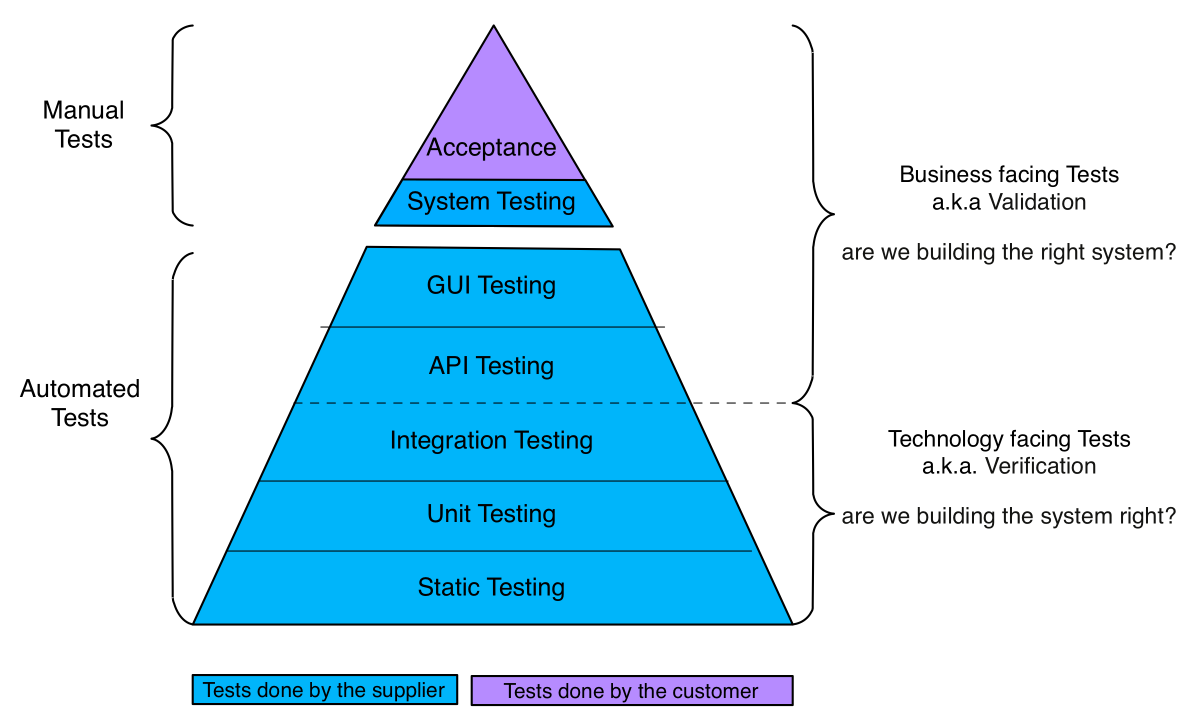
#> input picture Chapter-CI/TESTING_LEVELS.png, 2395 x 1454 px (shown at 1/2 size)
$ python -i filters.py   (imports and definitions only)
#> lines starting #> are read from the running program, lines starting #| are printed output that depends on the picture; after the words box and inside, x2 and y2 are one past the last pixel; in counts of white or black regions, pixels touching at a corner belong together
"""
🎨 Image Filters - DÍA 1: Filtros básicos con threading

Implementación de filtros de imagen que evoluciona durante la semana.
"""

import time
import threading
import multiprocessing as mp
from typing import Tuple, Any
from pathlib import Path
import uuid
from datetime import datetime

# DÍA 2: Implementación real con PIL y OpenCV
try:
    from PIL import Image, ImageFilter, ImageEnhance
    PIL_AVAILABLE = True
except ImportError:
    PIL_AVAILABLE = False
    print("⚠️ PIL not installed. Run: pip install Pillow")

try:
    import cv2
    import numpy as np
    OPENCV_AVAILABLE = True
except ImportError:
    OPENCV_AVAILABLE = False
    print("⚠️ OpenCV not installed. Run: pip install opencv-python")

class ImageFilters:

    @staticmethod
    def _get_output_path(original_path: str, filter_name: str, suffix: str = "") -> str:
        """
        📁 Generar ruta única para imagen procesada
        Ejemplo: sample_4k.jpg + resize -> sample_4k_resize_20250730_103045_abc123.jpg
        """
        original_path = Path(original_path)
        timestamp = datetime.now().strftime("%Y%m%d_%H%M%S")
        unique_id = str(uuid.uuid4())[:6]

        filename = f"{original_path.stem}_{filter_name}{suffix}_{timestamp}_{unique_id}{original_path.suffix}"
        output_path = Path("static/processed") / filename

        # Crear directorio si no existe
        output_path.parent.mkdir(parents=True, exist_ok=True)

        return str(output_path)
    """
    🎨 Colección de filtros para procesamiento de imágenes

    DÍA 1: Filtros básicos con PIL
    DÍA 2: Filtros pesados con OpenCV
    DÍA 3: Filtros distribuidos
    """

    # [311 lines left out: functions resize_filter, blur_filter, brightness_filter, heavy_sharpen_filter, not called in this run]

    @staticmethod
    def edge_detection_filter(image_data: Any, threshold1: int = 100, threshold2: int = 200) -> dict:
        """
        🔍 Detección de bordes - CPU intensivo

        DÍA 2: Implementación real con OpenCV (Canny edge detection) + guardado de resultado
        Args:
            image_data: Imagen o path
            threshold1: Primer threshold para Canny
            threshold2: Segundo threshold para Canny
        Returns:
            Dict con imagen procesada y metadata
        """
#> called with image_data = '../../Chapter-CI/TESTING_LEVELS.png', threshold1 = 100, threshold2 = 200
        process_id = mp.current_process().pid
        print(f"🔄 Process {process_id}: Edge detection filter")
        start_time = time.time()

        try:
            if OPENCV_AVAILABLE and PIL_AVAILABLE:
                output_path = None
                # Cargar imagen
                if isinstance(image_data, (str, Path)):
                    img_cv = cv2.imread(str(image_data))
#> img_cv is the input picture: shape (1454, 2395, 3); mean B, G, R 245.5, 229.4, 195.7
                    if img_cv is None:
                        raise ValueError(f"Could not load image: {image_data}")
                elif hasattr(image_data, 'mode'):  # PIL Image
                    img_cv = cv2.cvtColor(np.array(image_data), cv2.COLOR_RGB2BGR)
                else:
                    raise ValueError("Unsupported image format")

                # Convertir a escala de grises
                gray = cv2.cvtColor(img_cv, cv2.COLOR_BGR2GRAY)
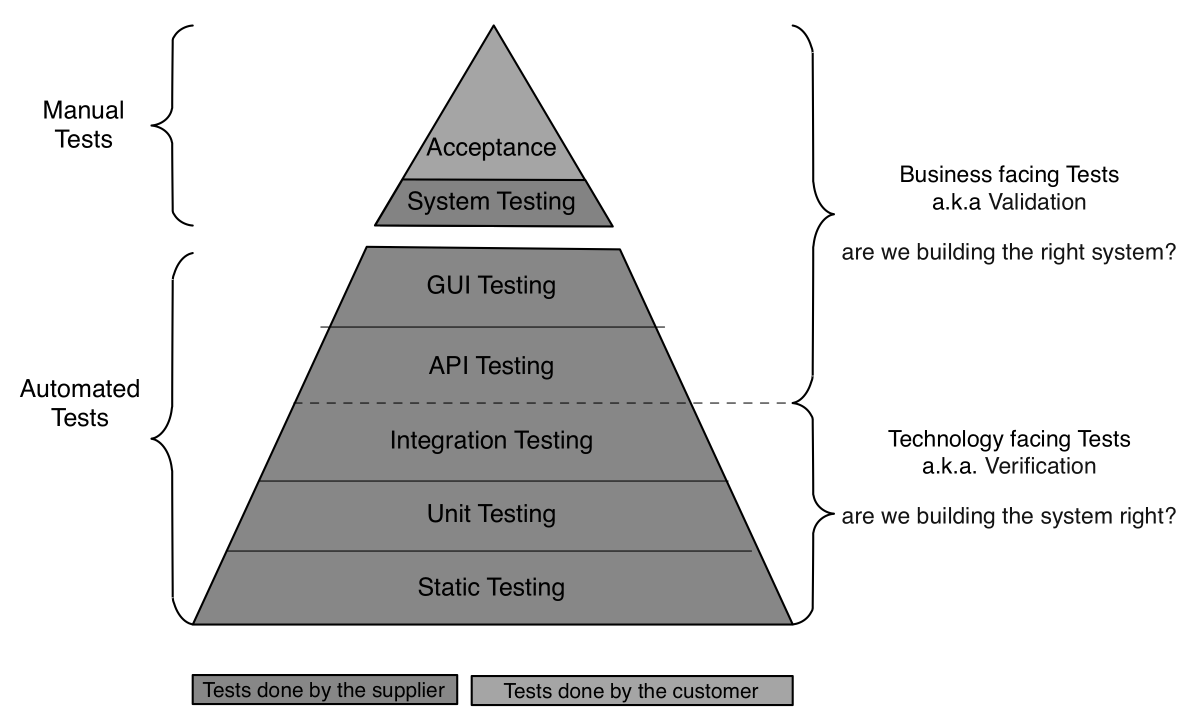
#> gray: shape (1454, 2395) (shown at 1/2 size); min 0, max 255, mean 221.2

                # Aplicar filtro Gaussiano (suavizado)
                blurred = cv2.GaussianBlur(gray, (5, 5), 0)

                # Detección de bordes Canny (CPU intensivo)
                edges = cv2.Canny(blurred, threshold1, threshold2)
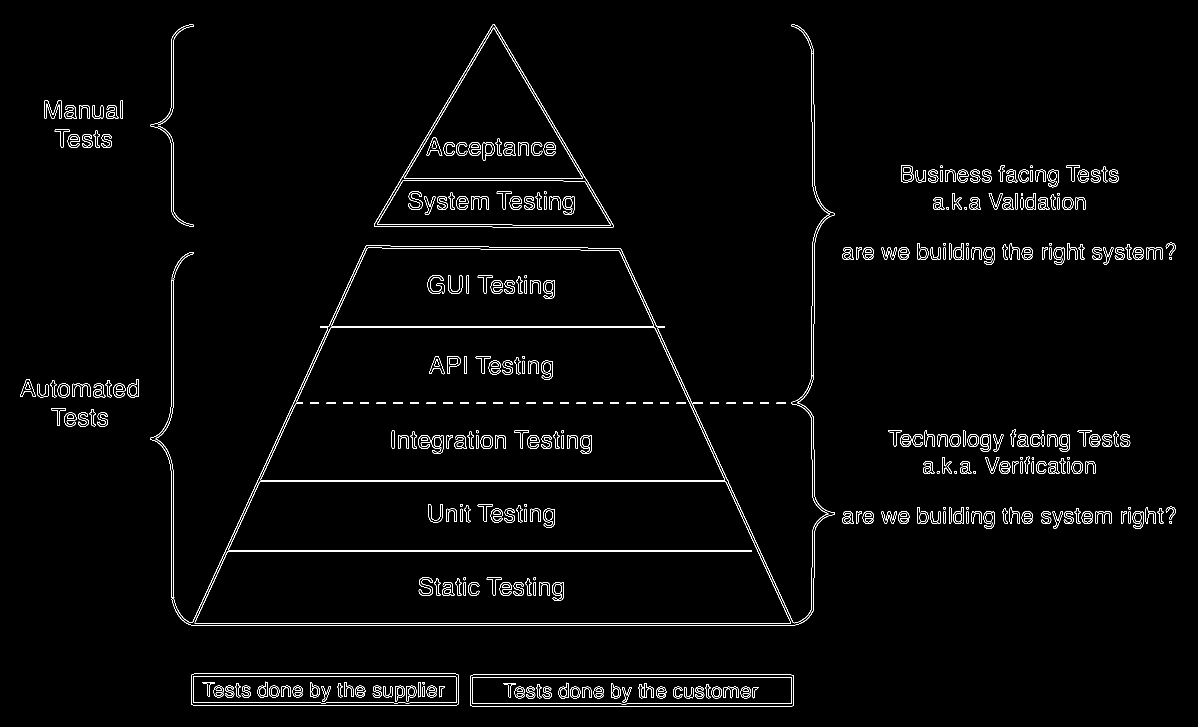
#> edges: shape (1454, 2395) (shown at 1/2 size); 1.9% white in thin lines or dots

                # Operaciones adicionales CPU-intensivas
                # Morphological operations para limpiar bordes
                kernel = np.ones((3, 3), np.uint8)
                edges = cv2.morphologyEx(edges, cv2.MORPH_CLOSE, kernel)
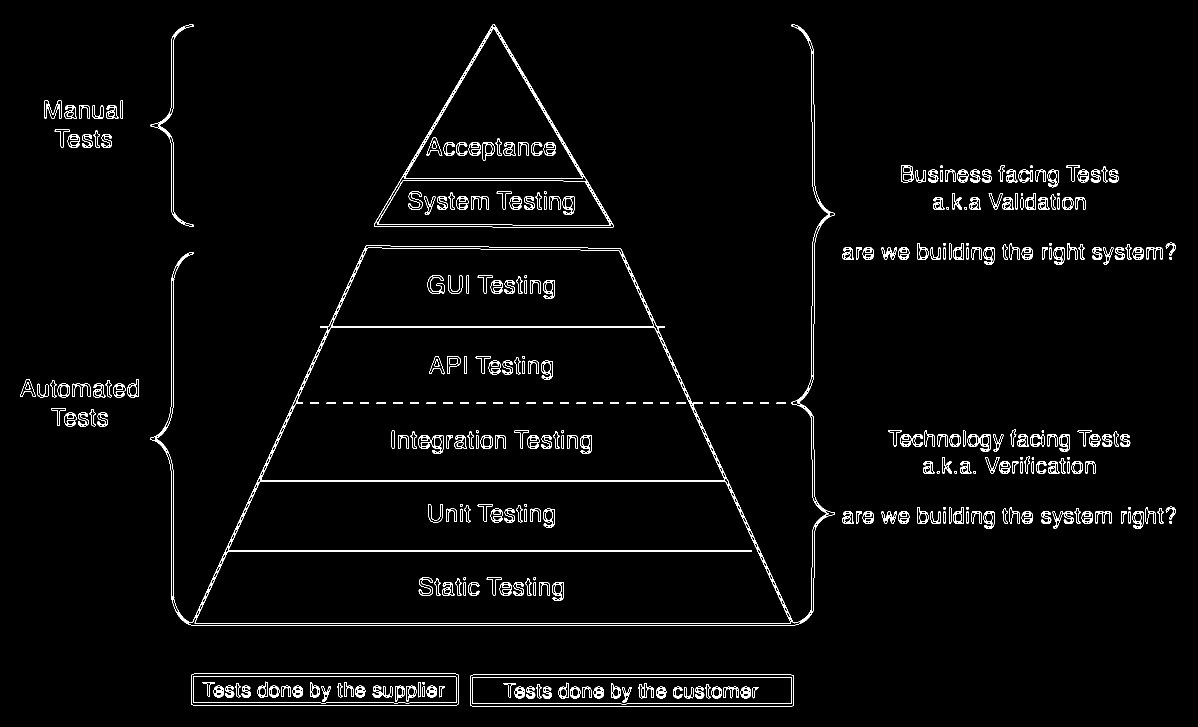
#> edges: shape (1454, 2395) (shown at 1/2 size); 2.5% white; 339 white regions (14 under 20 px), largest, box (x1, y1, x2, y2) and area: (301, 49, 1670, 1252) 25936, (748, 49, 1228, 456) 5725, (941, 1349, 1588, 1413) 1414
                edges = cv2.morphologyEx(edges, cv2.MORPH_OPEN, kernel)
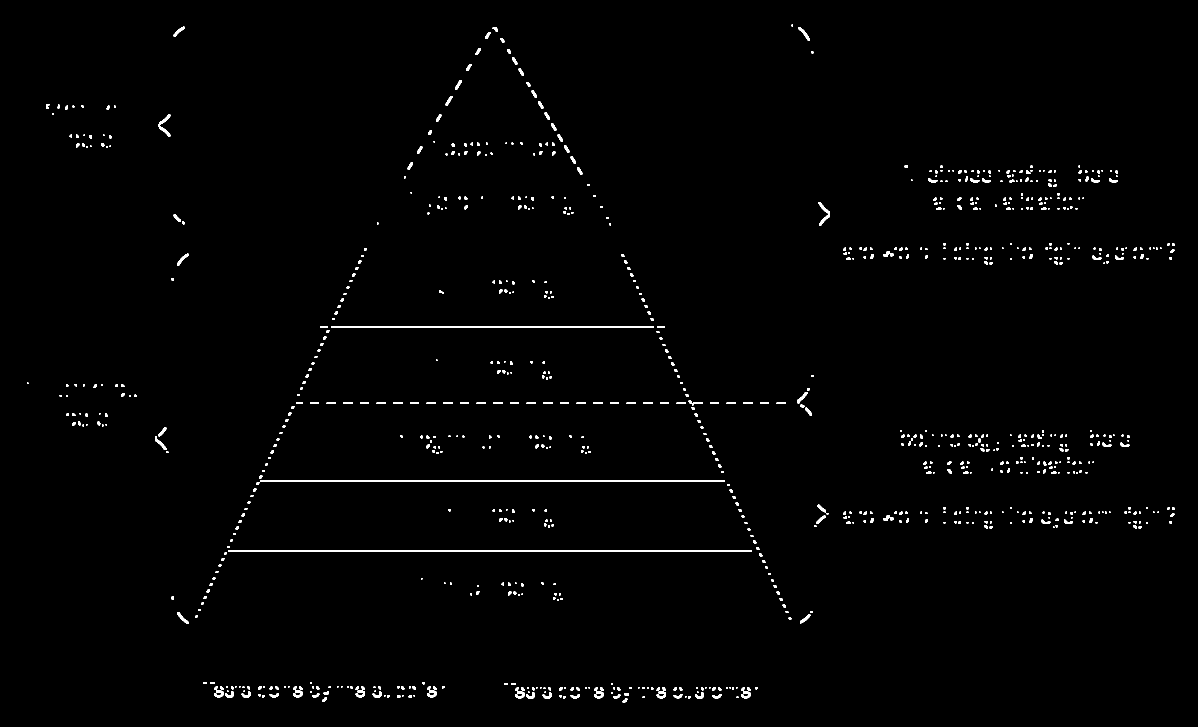
#> edges: shape (1454, 2395) (shown at 1/2 size); 1.1% white; 929 white regions (339 under 20 px), largest, box (x1, y1, x2, y2) and area: (457, 1100, 1504, 1104) 4188, (521, 960, 1450, 964) 3716, (663, 652, 1308, 656) 2580

                # Añadir trabajo extra CPU-intensivo
                for i in range(5):
                    _ = np.fft.fft2(edges)  # Transformada de Fourier costosa

                # Convertir edges a imagen RGB para compatibilidad
                edges_rgb = cv2.cvtColor(edges, cv2.COLOR_GRAY2RGB)
                edges_pil = Image.fromarray(edges_rgb)

                # 💾 Guardar imagen procesada
                if isinstance(image_data, (str, Path)):
                    output_path = ImageFilters._get_output_path(str(image_data), "edge_detection", f"_t{threshold1}_{threshold2}")
                    edges_pil.save(output_path, quality=95)

                processing_time = time.time() - start_time
                print(f"✅ Edge detection completed in {processing_time:.3f}s (Process {process_id})")
                if output_path:
                    print(f"💾 Saved to: {output_path}")

                return {
                    "image": edges_pil,
                    "output_path": output_path,
                    "filter": "edge_detection",
                    "duration": processing_time,
                    "threshold1": threshold1,
                    "threshold2": threshold2,
                    "process_id": process_id
                }

            # Fallback: simular procesamiento pesado
            time.sleep(1.5)
            processing_time = time.time() - start_time
            print(f"⚠️ Edge detection simulated in {processing_time:.3f}s (OpenCV not available)")
            return {
                "image": image_data,
                "output_path": None,
                "filter": "edge_detection",
                "duration": processing_time,
                "threshold1": threshold1,
                "threshold2": threshold2,
                "process_id": process_id
            }

        except Exception as e:
            print(f"❌ Edge detection error: {e}")
            time.sleep(1.5)  # Simular tiempo incluso en error
            return {
                "image": image_data,
                "output_path": None,
                "filter": "edge_detection",
                "duration": 1.5,
                "threshold1": threshold1,
                "threshold2": threshold2,
                "process_id": process_id,
                "error": str(e)
            }

# =====================================================================
# 🎯 FACTORY PATTERN PARA FILTROS
# =====================================================================

class FilterFactory:
    """🏭 Factory para crear filtros según tipo"""

    AVAILABLE_FILTERS = {
        # DÍA 1: Filtros básicos (threading)
        'resize': ImageFilters.resize_filter,
        'blur': ImageFilters.blur_filter,
        'brightness': ImageFilters.brightness_filter,

        # DÍA 2: Filtros pesados (multiprocessing)
        'sharpen': ImageFilters.heavy_sharpen_filter,
        'edges': ImageFilters.edge_detection_filter,
    }

    # [81 lines left out: functions get_filter, apply_filter_chain, demo_filters, not called in this run]

# [2 lines not run here, left out]

>>> result = ImageFilters().edge_detection_filter('../../Chapter-CI/TESTING_LEVELS.png')
#> result = 7 items
